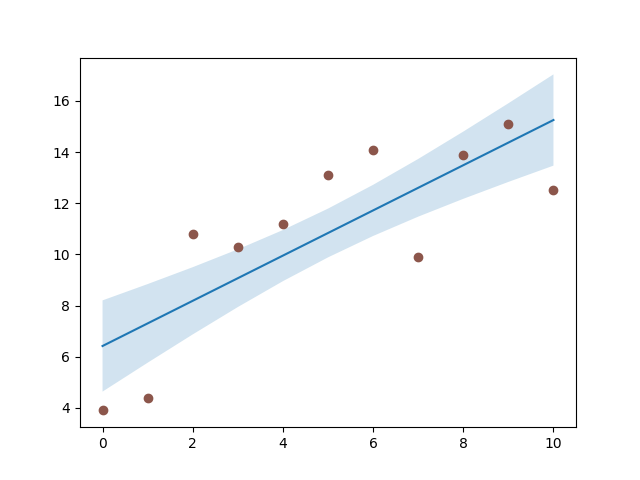

This chart was generated by the following Python code:
# 引入所需库
import matplotlib.pyplot as plt
import numpy as np
import matplotlib
matplotlib.use('TkAgg')

N = 21
x = np.linspace(0, 10, 11)
y = [3.9, 4.4, 10.8, 10.3, 11.2, 13.1, 14.1,  9.9, 13.9, 15.1, 12.5]

# 使用polyfit函数拟合x和y之间的关系
a, b = np.polyfit(x, y, deg=1)
# 计算拟合直线的标准误差
y_est = a * x + b
y_err = x.std() * np.sqrt(1/len(x) +
                          (x - x.mean())**2 / np.sum((x - x.mean())**2))

fig, ax = plt.subplots()
ax.plot(x, y_est, '-')
# 使用fill_between函数绘制置信带
ax.fill_between(x, y_est - y_err, y_est + y_err, alpha=0.2)
ax.plot(x, y, 'o', color='tab:brown')

plt.show()
